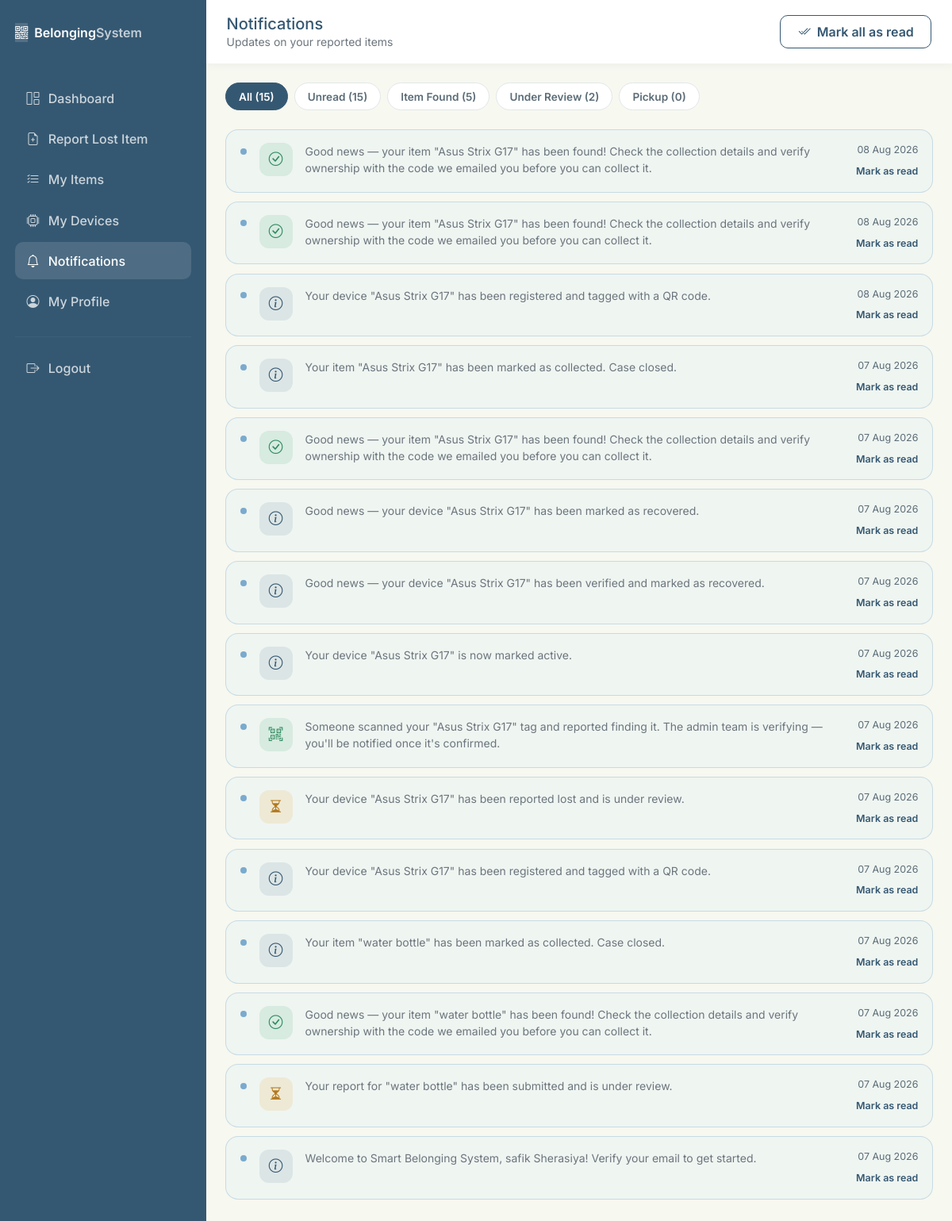
/notifications.php (signed in), run on the app's committed database.
### tables this page shows
CREATE TABLE `notifications` (
  `id` int(11) NOT NULL,
  `user_id` int(11) NOT NULL,
  `item_id` int(11) DEFAULT NULL,
  `type` enum('found','review','pickup','system','closed','found_alert') NOT NULL DEFAULT 'system',
  `message` varchar(255) NOT NULL,
  `is_read` tinyint(1) DEFAULT 0,
  `created_at` timestamp NOT NULL DEFAULT current_timestamp()
);

### notifications.php (the view, shortened to what this page needs)
<?php
require_once __DIR__ . '/includes/db.php';
$user_id = $_SESSION['user_id'];
$stmt = $pdo->prepare("SELECT * FROM notifications WHERE user_id = ? ORDER BY created_at DESC");
$stmt->execute([$user_id]);
$notifications = $stmt->fetchAll();
$counts = ['all' => count($notifications), 'unread' => 0, 'found' => 0, 'review' => 0, 'pickup' => 0];
foreach ($notifications as $n) {
  if (!$n['is_read'])
    $counts['unread']++;
  if (isset($counts[$n['type']]))
    $counts[$n['type']]++;
  if ($n['type'] === 'found_alert')
    $counts['found']++;
}
function time_ago($datetime)
{
  $diff = time() - strtotime($datetime);
  return date('d M Y', strtotime($datetime));
}
$icons = [
  'found' => ['icon' => 'bi-check-circle', 'class' => 'type-found'],
  'review' => ['icon' => 'bi-hourglass-split', 'class' => 'type-review'],
  'pickup' => ['icon' => 'bi-box-seam', 'class' => 'type-pickup'],
  'system' => ['icon' => 'bi-info-circle', 'class' => 'type-system'],
  'closed' => ['icon' => 'bi-x-circle', 'class' => 'type-closed'],
  'found_alert' => ['icon' => 'bi-qr-code-scan', 'class' => 'type-found'],
];
?>
<!DOCTYPE html>
<html lang="en">
<head>
  <link href="https://cdn.jsdelivr.net/npm/bootstrap@5.3.3/dist/css/bootstrap.min.css" rel="stylesheet">
  <link href="https://cdn.jsdelivr.net/npm/bootstrap-icons@1.11.3/font/bootstrap-icons.css" rel="stylesheet">
  <link href="assets/css/style.css" rel="stylesheet">
</head>
<body style="background:var(--paper)">
  <div class="d-flex">
    <div class="dash-sidebar" style="width:260px; flex-shrink:0;">
      <div class="d-flex align-items-center gap-2 mb-5">
        <span class="brand-tag"><i class="bi bi-qr-code"></i></span>
        <span class="fw-semibold">Belonging<span style="opacity:.7">System</span></span>
      </div>
      <nav class="nav flex-column">
        <a class="nav-link" href="dashboard.php"><i class="bi bi-grid-1x2"></i> Dashboard</a>
        <a class="nav-link" href="report.php"><i class="bi bi-file-earmark-plus"></i> Report Lost Item</a>
        <a class="nav-link" href="my_items.php"><i class="bi bi-list-check"></i> My Items</a> <a class="nav-link"
          href="register_device.php"><i class="bi bi-cpu"></i> My Devices</a>
        <a class="nav-link active" href="notifications.php"><i class="bi bi-bell"></i> Notifications</a>
        <a class="nav-link" href="profile.php"><i class="bi bi-person-circle"></i> My Profile</a>
        <hr style="border-color:rgba(255,255,255,0.15)">
        <a class="nav-link" href="logout.php"><i class="bi bi-box-arrow-right"></i> Logout</a>
      </nav>
    </div>
    <div class="flex-grow-1">
      <div class="dash-topbar">
        <div>
          <h5 class="mb-0" style="color:var(--deep)">Notifications</h5>
          <div class="text-secondary small">Updates on your reported items</div>
        </div>
        <a href="?read=all" class="btn btn-outline-brand"><i class="bi bi-check2-all me-1"></i> Mark all as read</a>
      </div>
      <div class="container-fluid p-4">
        <div class="d-flex flex-wrap gap-2 mb-4">
          <button class="filter-pill active" data-filter="all">All (<?php echo $counts['all']; ?>)</button>
          <button class="filter-pill" data-filter="unread">Unread (<?php echo $counts['unread']; ?>)</button>
          <button class="filter-pill" data-filter="found">Item Found (<?php echo $counts['found']; ?>)</button>
          <button class="filter-pill" data-filter="review">Under Review (<?php echo $counts['review']; ?>)</button>
          <button class="filter-pill" data-filter="pickup">Pickup (<?php echo $counts['pickup']; ?>)</button>
        </div>
        <div id="notifList">
          <?php if (empty($notifications)): ?>
            <div class="empty-state">
              <i class="bi bi-bell-slash" style="font-size:2rem;"></i>
              <p class="mb-0 mt-2">No notifications yet.</p>
            </div>
          <?php else: ?>
            <?php foreach ($notifications as $n):
              $meta = $icons[$n['type']] ?? $icons['system'];
              ?>
              <div class="notif-item <?php echo !$n['is_read'] ? 'unread' : ''; ?>"
                data-type="<?php echo htmlspecialchars($n['type'] === 'found_alert' ? 'found' : $n['type']); ?>"
                data-read="<?php echo $n['is_read'] ? '1' : '0'; ?>">
                <?php if (!$n['is_read']): ?>
                  <div class="notif-dot"></div><?php else: ?>
                  <div style="width:8px;"></div><?php endif; ?>
                <div class="notif-icon <?php echo $meta['class']; ?>"><i class="bi <?php echo $meta['icon']; ?>"></i></div>
                <div class="flex-grow-1">
                  <div class="text-secondary small"><?php echo htmlspecialchars($n['message']); ?></div>
                </div>
                <div class="d-flex flex-column align-items-end gap-2">
                  <span class="notif-time"><?php echo time_ago($n['created_at']); ?></span>
                  <?php if (!$n['is_read']): ?>
                    <a href="?read=<?php echo $n['id']; ?>" class="mark-read-btn">Mark as read</a>
                  <?php endif; ?>
                </div>
              </div>
            <?php endforeach; ?>
          <?php endif; ?>
        </div>
      </div>
    </div>
  </div>
</body>
</html>

### assets/css/style.css (style rules this page uses)
:root { --deep: #355872; --mid: #7AAACE; --light: #9CD5FF; --paper: #F7F8F0; --ink: #1E2E38; --ink-soft: #5B6C77; --white: #FFFFFF; --radius-sm: 10px; --radius-md: 16px; --radius-lg: 26px; --shadow-soft: 0 10px 30px rgba(53, 88, 114, 0.10); --shadow-card: 0 4px 18px rgba(53, 88, 114, 0.08); --font-display: 'Fraunces', 'Georgia', serif; --font-body: 'Inter', -apple-system, Segoe UI, sans-serif; }
* { box-sizing: border-box; }
body { font-family: var(--font-body); background: var(--paper); color: var(--ink); -webkit-font-smoothing: antialiased; }
a { color: var(--deep); text-decoration: none; }
.btn-outline-brand { border: 1.5px solid var(--deep); color: var(--deep); border-radius: var(--radius-sm); padding: 0.5rem 1.35rem; font-weight: 600; background: transparent; }
.dash-sidebar { background: var(--deep); min-height: 100vh; color: var(--white); padding: 1.8rem 1.2rem; }
.dash-sidebar .brand-tag { background: rgba(255,255,255,0.14); }
.dash-sidebar .nav-link { color: rgba(255,255,255,0.75); font-weight: 500; padding: 0.7rem 0.9rem; border-radius: 10px; margin-bottom: 0.3rem; display: flex; align-items: center; gap: 0.7rem; }
.dash-sidebar .nav-link.active, .dash-sidebar .nav-link:hover { background: rgba(255,255,255,0.12); color: var(--white); }
.dash-topbar { background: var(--white); padding: 1.1rem 1.6rem; box-shadow: 0 2px 10px rgba(53,88,114,0.05); display: flex; justify-content: space-between; align-items: center; }

### notifications.php (style rules this page uses)
.filter-pill { border: 1.5px solid #E1E7EA; background: var(--white); color: var(--ink-soft); font-weight: 600; font-size: 0.85rem; padding: 0.4rem 1rem; border-radius: 30px; }
.filter-pill.active, .filter-pill:hover { background: var(--deep); color: var(--white); border-color: var(--deep); }
.notif-item { display: flex; gap: 1rem; padding: 1rem 1.1rem; border-radius: var(--radius-md); margin-bottom: 0.7rem; background: var(--white); border: 1.5px solid #EDEFE6; }
.notif-item.unread { background: rgba(156, 213, 255, 0.08); border-color: rgba(122, 170, 206, 0.35); }
.notif-icon { width: 42px; height: 42px; border-radius: 12px; flex-shrink: 0; display: flex; align-items: center; justify-content: center; font-size: 1.1rem; }
.notif-icon.type-found { background: rgba(76, 175, 131, 0.15); color: #2E8A5E; }
.notif-icon.type-review { background: rgba(224, 162, 59, 0.15); color: #B4791E; }
.notif-icon.type-system { background: rgba(53, 88, 114, 0.1); color: var(--deep); }
.notif-dot { width: 8px; height: 8px; border-radius: 50%; background: var(--mid); flex-shrink: 0; margin-top: 0.4rem; }
.notif-time { font-size: 0.78rem; color: var(--ink-soft); white-space: nowrap; }
.mark-read-btn { font-size: 0.78rem; color: var(--deep); text-decoration: none; font-weight: 600; white-space: nowrap; }

### data on the page
notifications: is_read 0 (drawn), message "Good news — your item \"Asus Strix G17\" has been found! Check the collection details and verify ownership with the code we emailed you before you can collect it.", created_at "08 Aug 2026"
notifications: is_read 0 (drawn), message "Good news — your item \"Asus Strix G17\" has been found! Check the collection details and verify ownership with the code we emailed you before you can collect it.", created_at "08 Aug 2026"
notifications: is_read 0 (drawn), message "Your device \"Asus Strix G17\" has been registered and tagged with a QR code.", created_at "08 Aug 2026"
notifications: is_read 0 (drawn), message "Your item \"Asus Strix G17\" has been marked as collected. Case closed.", created_at "07 Aug 2026"
notifications: is_read 0 (drawn), message "Good news — your item \"Asus Strix G17\" has been found! Check the collection details and verify ownership with the code we emailed you before you can collect it.", created_at "07 Aug 2026"
notifications: is_read 0 (drawn), message "Good news — your device \"Asus Strix G17\" has been marked as recovered.", created_at "07 Aug 2026"
notifications: is_read 0 (drawn), message "Good news — your device \"Asus Strix G17\" has been verified and marked as recovered.", created_at "07 Aug 2026"
notifications: is_read 0 (drawn), message "Your device \"Asus Strix G17\" is now marked active.", created_at "07 Aug 2026"
notifications: is_read 0 (drawn), message "Someone scanned your \"Asus Strix G17\" tag and reported finding it. The admin team is verifying — you'll be notified once it's confirmed.", created_at "07 Aug 2026"
notifications: is_read 0 (drawn), message "Your device \"Asus Strix G17\" has been reported lost and is under review.", created_at "07 Aug 2026"
notifications: is_read 0 (drawn), message "Your device \"Asus Strix G17\" has been registered and tagged with a QR code.", created_at "07 Aug 2026"
notifications: is_read 0 (drawn), message "Your item \"water bottle\" has been marked as collected. Case closed.", created_at "07 Aug 2026"
notifications: is_read 0 (drawn), message "Good news — your item \"water bottle\" has been found! Check the collection details and verify ownership with the code we emailed you before you can collect it.", created_at "07 Aug 2026"
notifications: is_read 0 (drawn), message "Your report for \"water bottle\" has been submitted and is under review.", created_at "07 Aug 2026"
notifications: is_read 0 (drawn), message "Welcome to Smart Belonging System, safik Sherasiya! Verify your email to get started.", created_at "07 Aug 2026"

### other printed values
$counts['all'] "15"
$counts['unread'] "15"
$counts['found'] "5"
$counts['review'] "2"
$counts['pickup'] "0"
